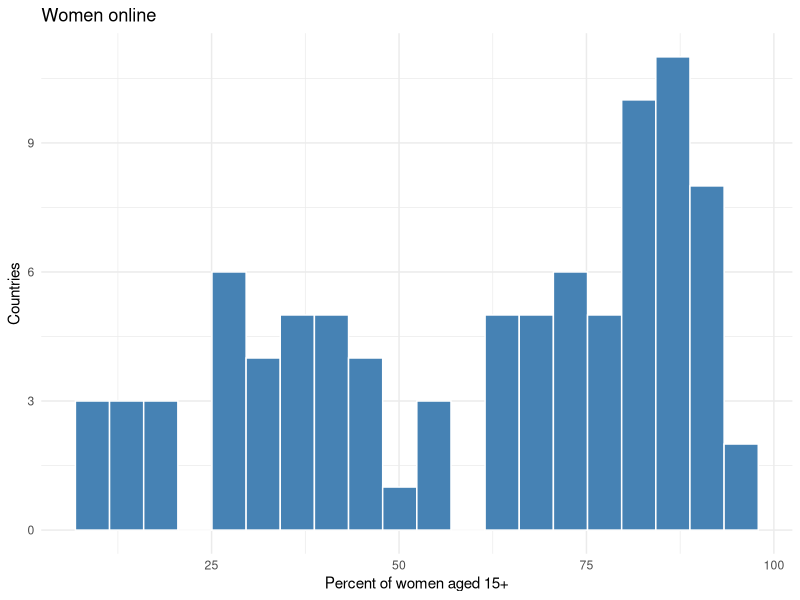
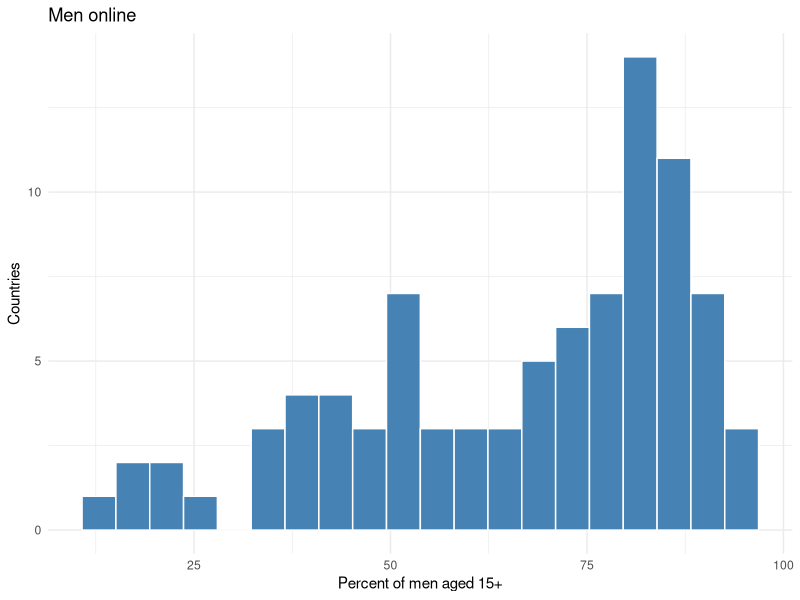
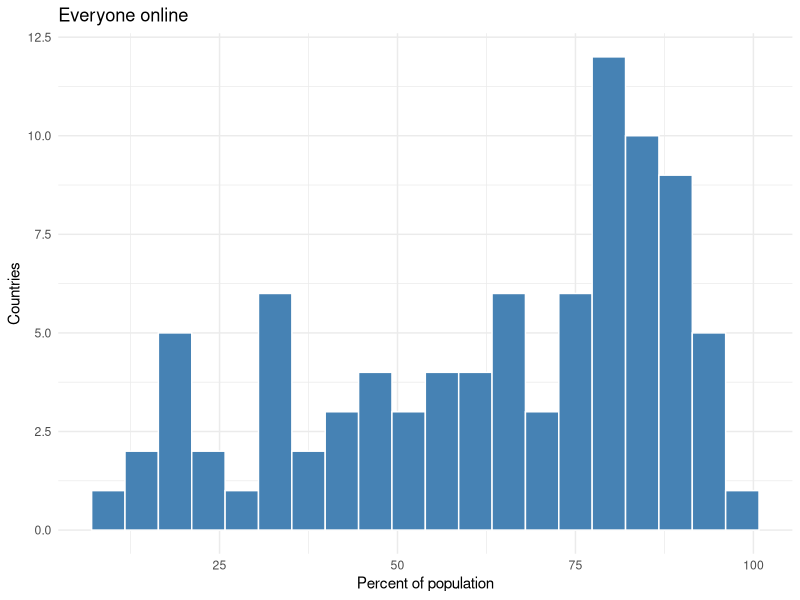
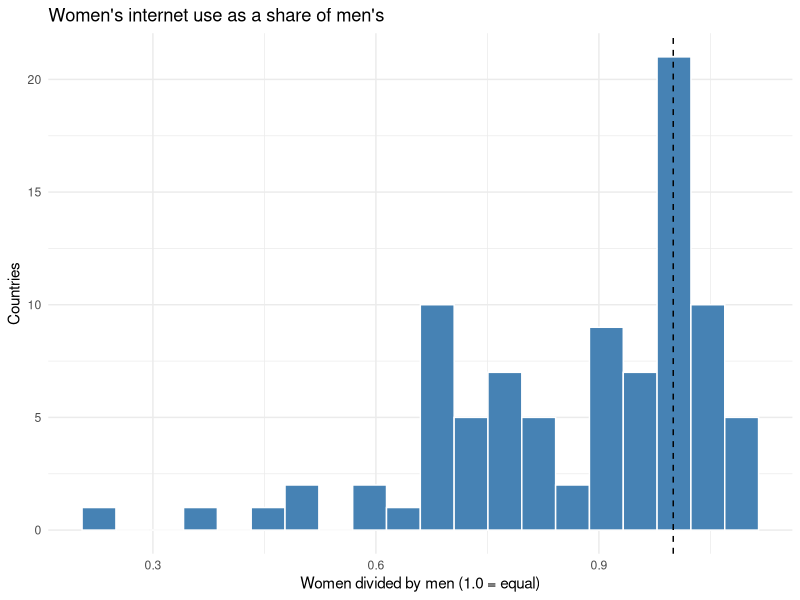
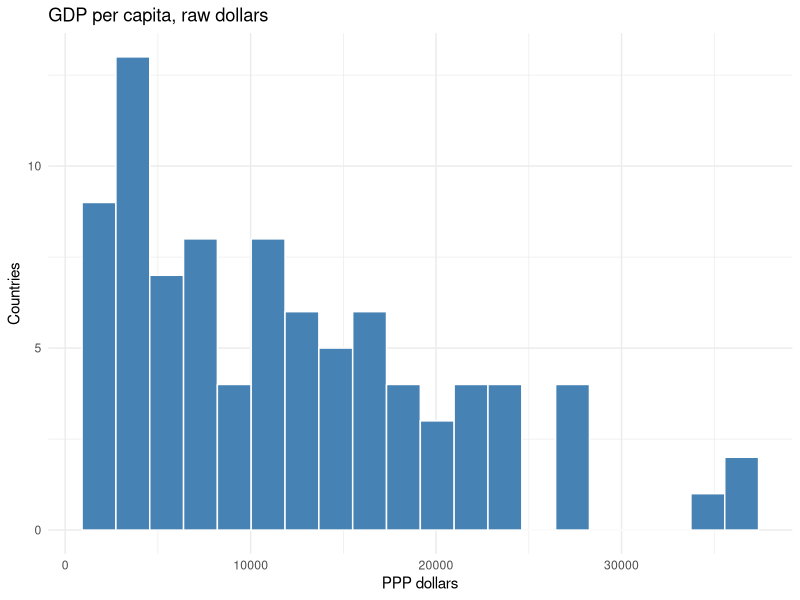
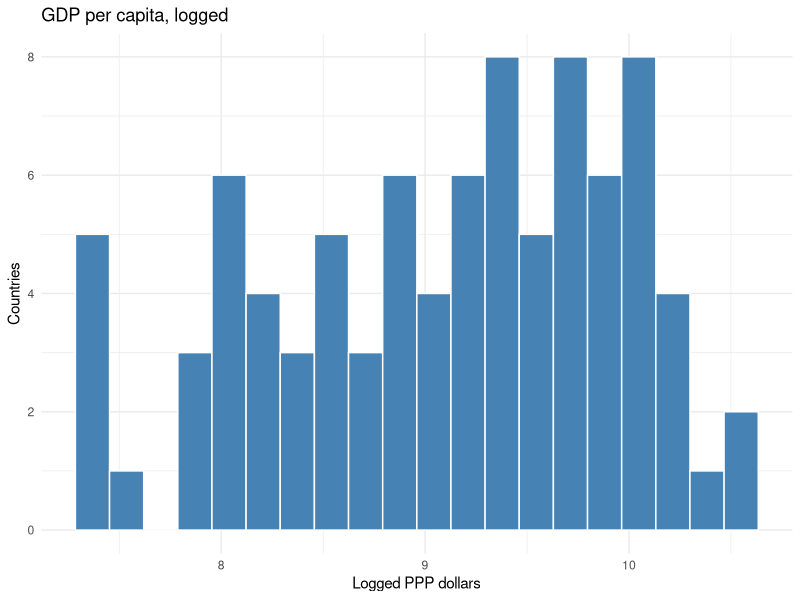
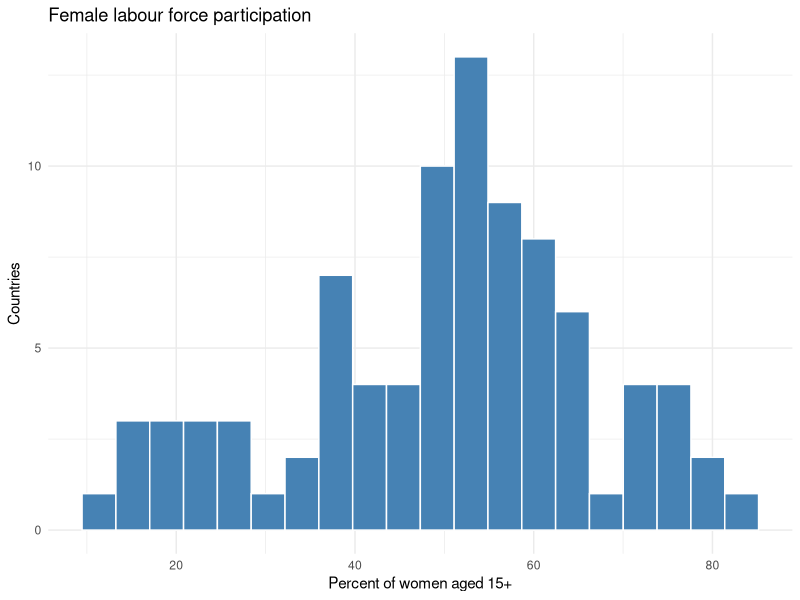
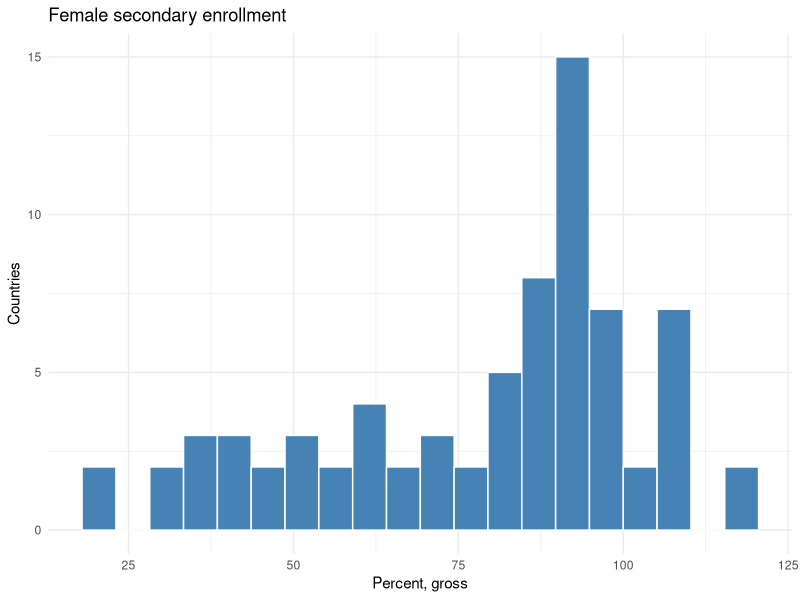

Recreate these plots in R, in order.
## ---- chunk 1
knitr::opts_chunk$set(echo = TRUE, message = FALSE, warning = FALSE)
## ---- chunk 2
library(tidyverse)

data <- read_csv("data_clean/analysis_data.csv", show_col_types = FALSE)

dim(data)
## ---- chunk 3
glimpse(data)
## ---- chunk 4
data %>%
  select(country, internet_women, internet_men, gap_diff, flfp) %>%
  head(5)
## ---- chunk 5
summary(data$gap_diff)

summary(data$gdp_pc_ppp)

summary(data$flfp)

summary(data$sec_enroll_fem_gross)
## ---- chunk 6
colSums(is.na(data))
## ---- chunk 7
data %>%
  filter(is.na(sec_enroll_fem_gross)) %>%
  select(country)
## ---- chunk 8
data %>%
  filter(is.na(sec_enroll_fem_gross)) %>%
  summarise(mean_gap = mean(gap_diff))
## ---- chunk 9
ggplot(data, aes(x = internet_women)) +
  geom_histogram(bins = 20, fill = "steelblue", colour = "white") +
  labs(title = "Women online", x = "Percent of women aged 15+", y = "Countries") +
  theme_minimal()

ggplot(data, aes(x = internet_men)) +
  geom_histogram(bins = 20, fill = "steelblue", colour = "white") +
  labs(title = "Men online", x = "Percent of men aged 15+", y = "Countries") +
  theme_minimal()

ggplot(data, aes(x = internet_total)) +
  geom_histogram(bins = 20, fill = "steelblue", colour = "white") +
  labs(title = "Everyone online", x = "Percent of population", y = "Countries") +
  theme_minimal()
## ---- chunk 10
ggplot(data, aes(x = gap_ratio)) +
  geom_histogram(bins = 20, fill = "steelblue", colour = "white") +
  geom_vline(xintercept = 1, linetype = "dashed") +
  labs(title = "Women's internet use as a share of men's",
       x = "Women divided by men (1.0 = equal)", y = "Countries") +
  theme_minimal()
## ---- chunk 11
ggplot(data, aes(x = gdp_pc_ppp)) +
  geom_histogram(bins = 20, fill = "steelblue", colour = "white") +
  labs(title = "GDP per capita, raw dollars",
       x = "PPP dollars", y = "Countries") +
  theme_minimal()

ggplot(data, aes(x = log_gdp)) +
  geom_histogram(bins = 20, fill = "steelblue", colour = "white") +
  labs(title = "GDP per capita, logged",
       x = "Logged PPP dollars", y = "Countries") +
  theme_minimal()

ggplot(data, aes(x = flfp)) +
  geom_histogram(bins = 20, fill = "steelblue", colour = "white") +
  labs(title = "Female labour force participation",
       x = "Percent of women aged 15+", y = "Countries") +
  theme_minimal()

ggplot(data, aes(x = sec_enroll_fem_gross)) +
  geom_histogram(bins = 20, fill = "steelblue", colour = "white") +
  labs(title = "Female secondary enrollment",
       x = "Percent, gross", y = "Countries") +
  theme_minimal()
## ---- chunk 12
ggplot(data, aes(x = urban_pct)) +
  geom_histogram(bins = 20, fill = "steelblue", colour = "white") +
  labs(title = "Urban population", x = "Percent of total", y = "Countries") +
  theme_minimal()


ggplot(data, aes(x = gender_inequality_index)) +
  geom_histogram(bins = 20, fill = "steelblue", colour = "white") +
  labs(title = "Gender Inequality Index",
       x = "0 to 1, higher is more unequal", y = "Countries") +
  theme_minimal()
